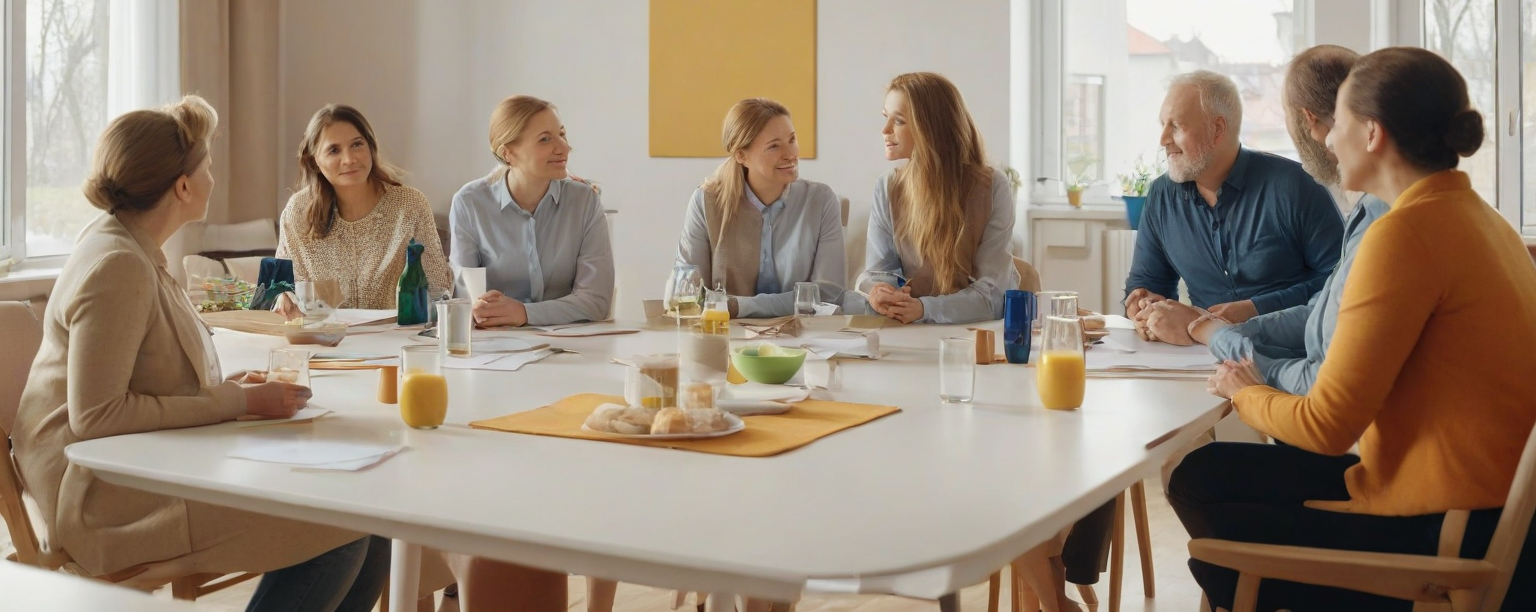
#> input picture assets/illustracje/01_hero_glowny.png, 1536 x 612 px
$ python remove_bg.py illustracje/01_hero_glowny.png illustracje/02_o_fundacji.png
#> lines starting #> are read from the running program, lines starting #| are printed output that depends on the picture
from PIL import Image
import sys

def remove_background(input_path, output_path):
#> called with input_path = 'illustracje/01_hero_glowny.png', output_path = 'illustracje/02_o_fundacji.png'
    img = Image.open(input_path)
#> img is the input picture: PIL image 1536x612 RGBA; mean R, G, B, A 153.8, 137.1, 120.4, 255
    img = img.convert("RGBA")
    datas = img.getdata()

    # Assume the top-left pixel is the background color
    bg_color = datas[0]
#> bg_color = (225, 225, 219, 255)

    # Define a tolerance for "close enough" colors (e.g., anti-aliasing)
    tolerance = 30

    new_data = []
    for item in datas:
        # Check if the pixel is close to the background color
        if all(abs(item[i] - bg_color[i]) < tolerance for i in range(3)):
            new_data.append((255, 255, 255, 0)) # Transparent
        else:
            new_data.append(item)
#> this loop made 940032 passes
#> item on passes 1 to 3: (225, 225, 219, 255), (221, 218, 214, 255), (222, 220, 215, 255)
#> after the loop, new_data = 940032 items

    img.putdata(new_data)
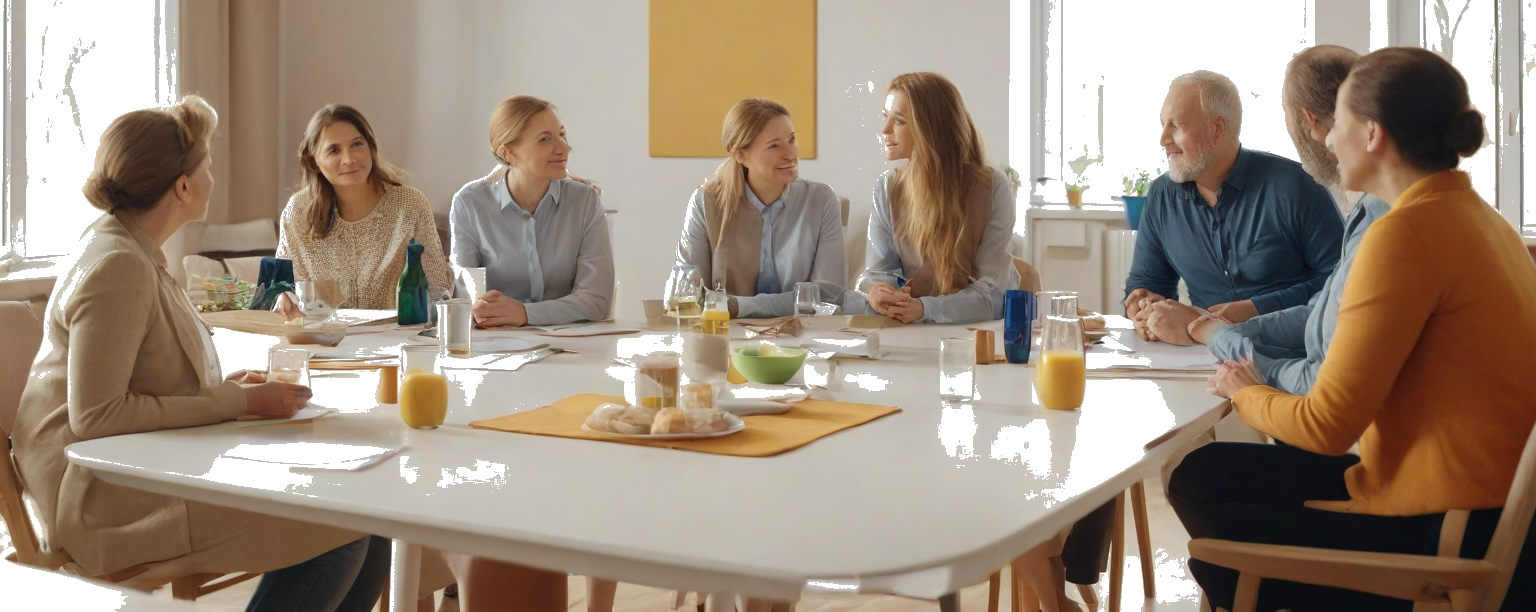
#> img: PIL image 1536x612 RGBA; mean R, G, B, A 158.5, 142, 125.9, 222.1; transparent parts drawn white
    img.save(output_path, "PNG")
    print(f"Saved to {output_path}")

if __name__ == "__main__":
    if len(sys.argv) < 3:
        print("Usage: python3 remove_bg.py input_path output_path")
    else:
        remove_background(sys.argv[1], sys.argv[2])

$ run again, on assets/illustracje/03_misja_wizja.png
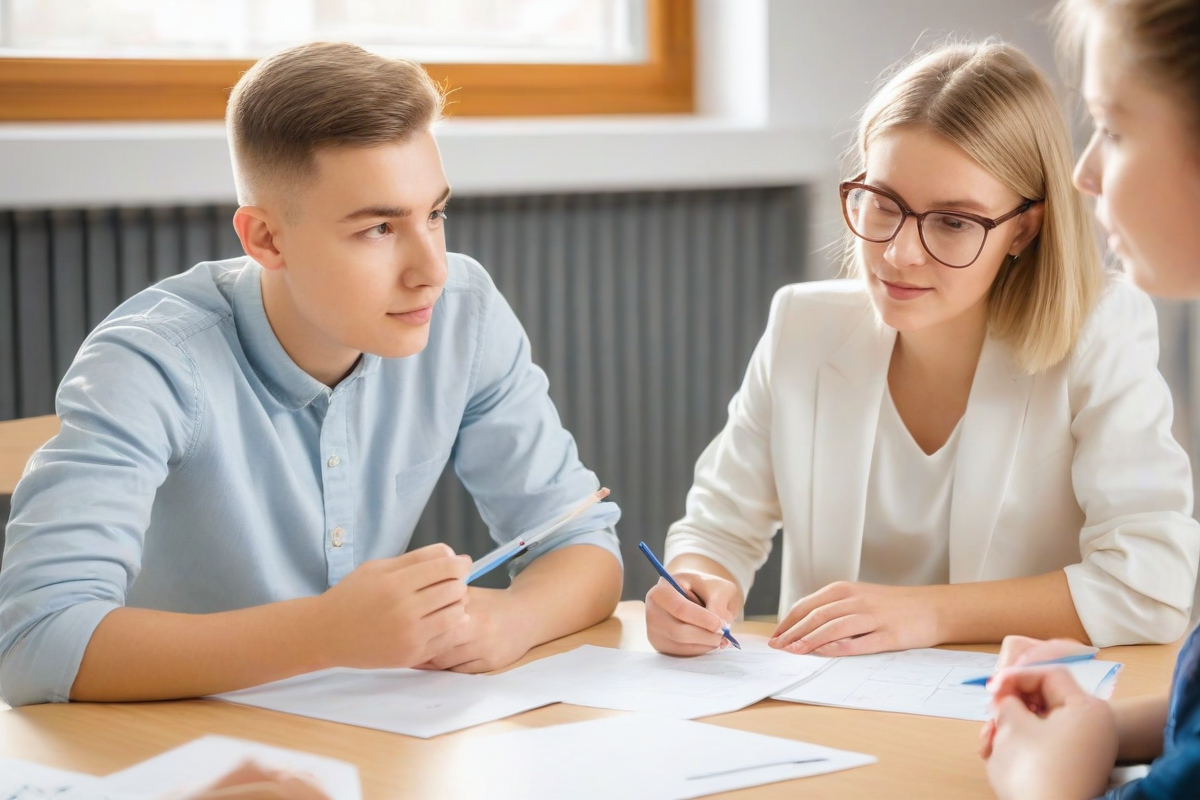
#> input picture assets/illustracje/03_misja_wizja.png, 1200 x 800 px
#> in remove_background, img is the input picture: PIL image 1200x800 RGB; mean R, G, B 182.9, 167.4, 155.6
#> bg_color = (215, 218, 218, 255)
#> the loop in remove_background, `for item in datas:` made 960000 passes
#> item on passes 1 to 3: (215, 218, 218, 255), (209, 211, 211, 255), (206, 208, 208, 255)
#> after the loop in remove_background, `for item in datas:`: new_data = 960000 items
#> in remove_background, `img.putdata(new_data)`:
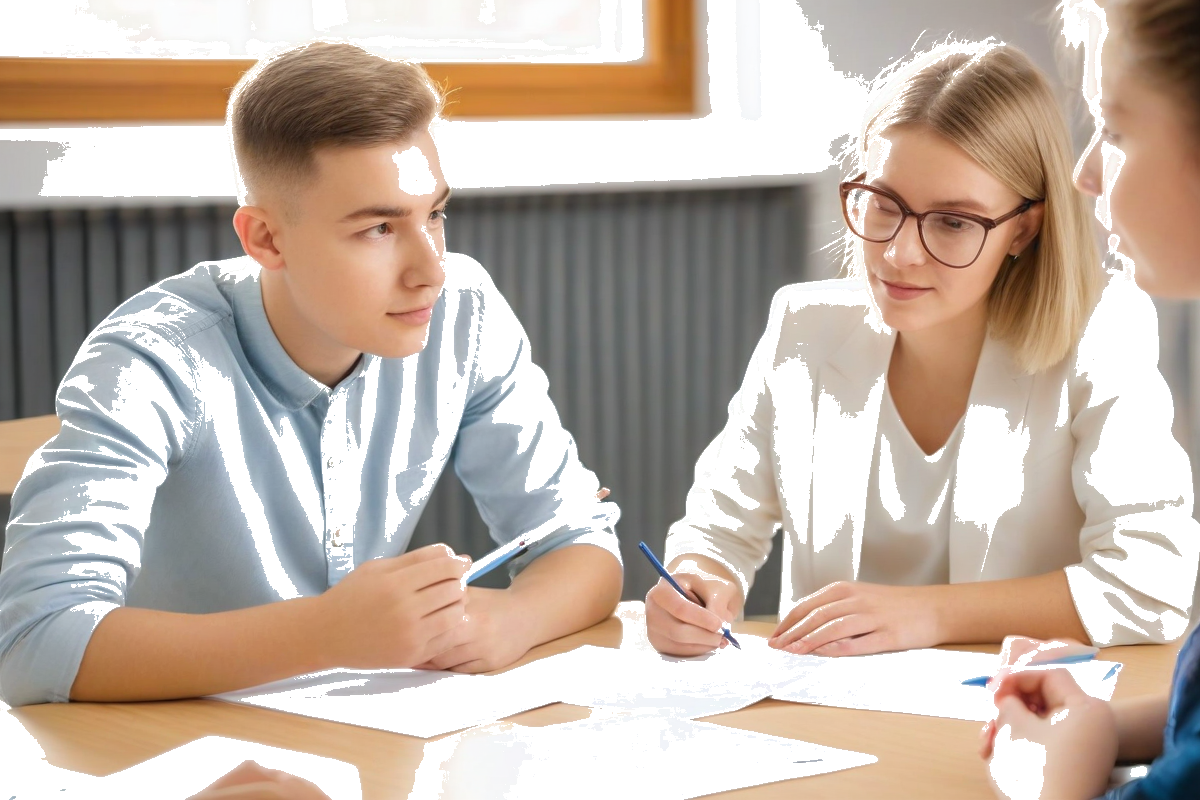
#> img: PIL image 1200x800 RGBA; mean R, G, B, A 193.4, 177.9, 166.2, 183.5; transparent parts drawn white

$ run again, on assets/illustracje/04_obszar_wsparcie.png
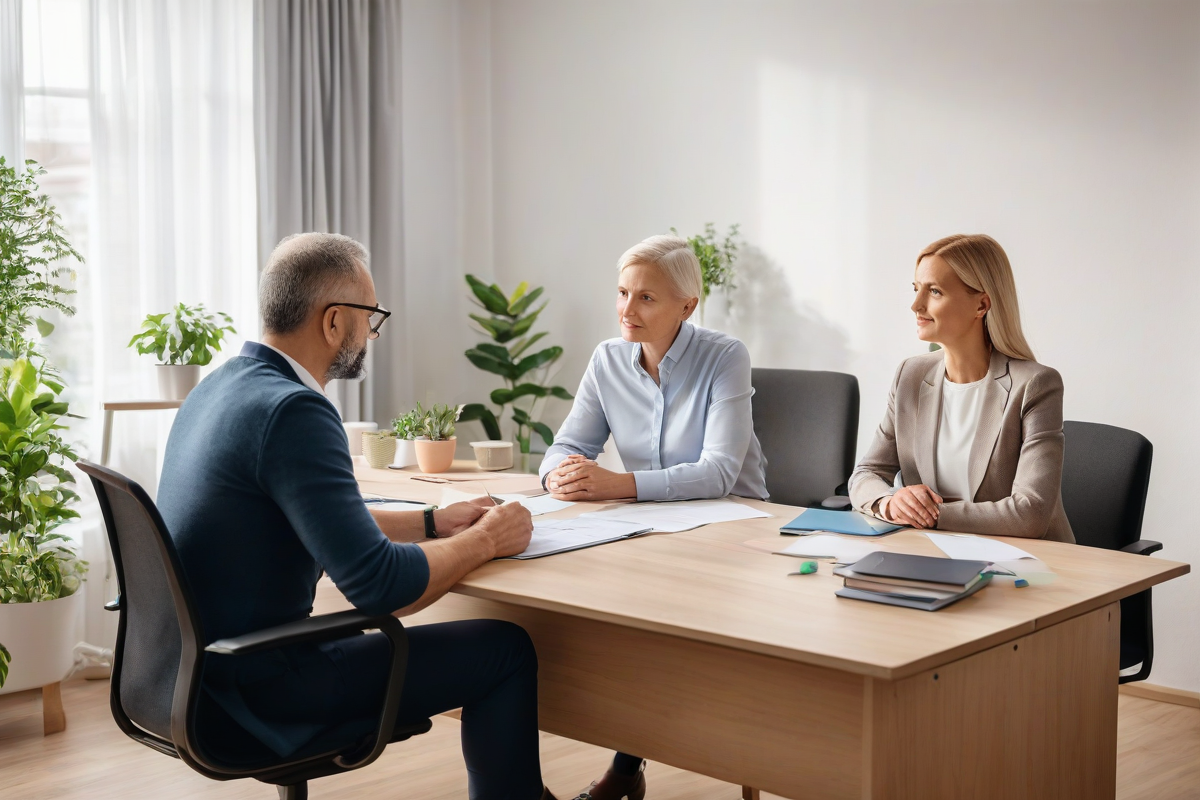
#> input picture assets/illustracje/04_obszar_wsparcie.png, 1200 x 800 px
#> in remove_background, img is the input picture: PIL image 1200x800 RGB; mean R, G, B 158.5, 149.1, 140.3
#> bg_color = (223, 227, 225, 255)
#> the loop in remove_background, `for item in datas:` made 960000 passes
#> item on passes 1 to 3: (223, 227, 225, 255), (215, 217, 217, 255), (216, 218, 219, 255)
#> after the loop in remove_background, `for item in datas:`: new_data = 960000 items
#> in remove_background, `img.putdata(new_data)`:
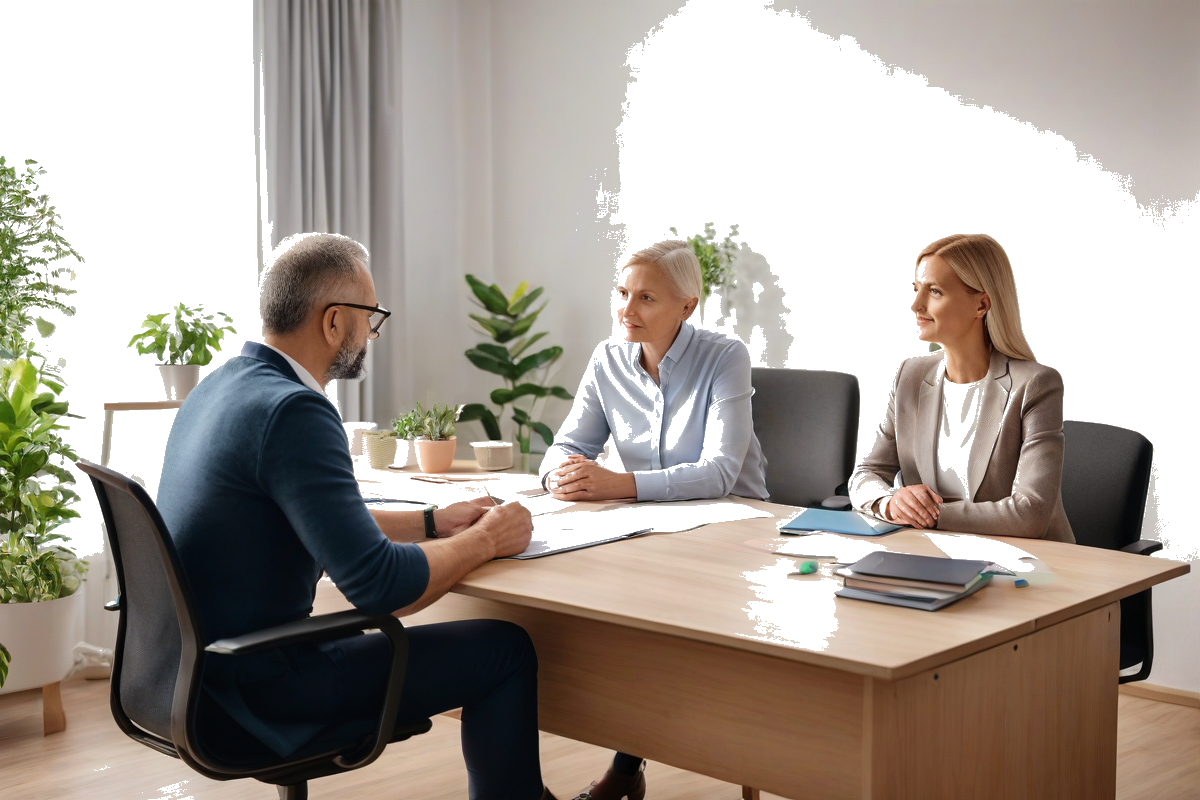
#> img: PIL image 1200x800 RGBA; mean R, G, B, A 167.1, 158.3, 150.2, 180.1; transparent parts drawn white

$ run again, on assets/illustracje/05_obszar_edukacja.png
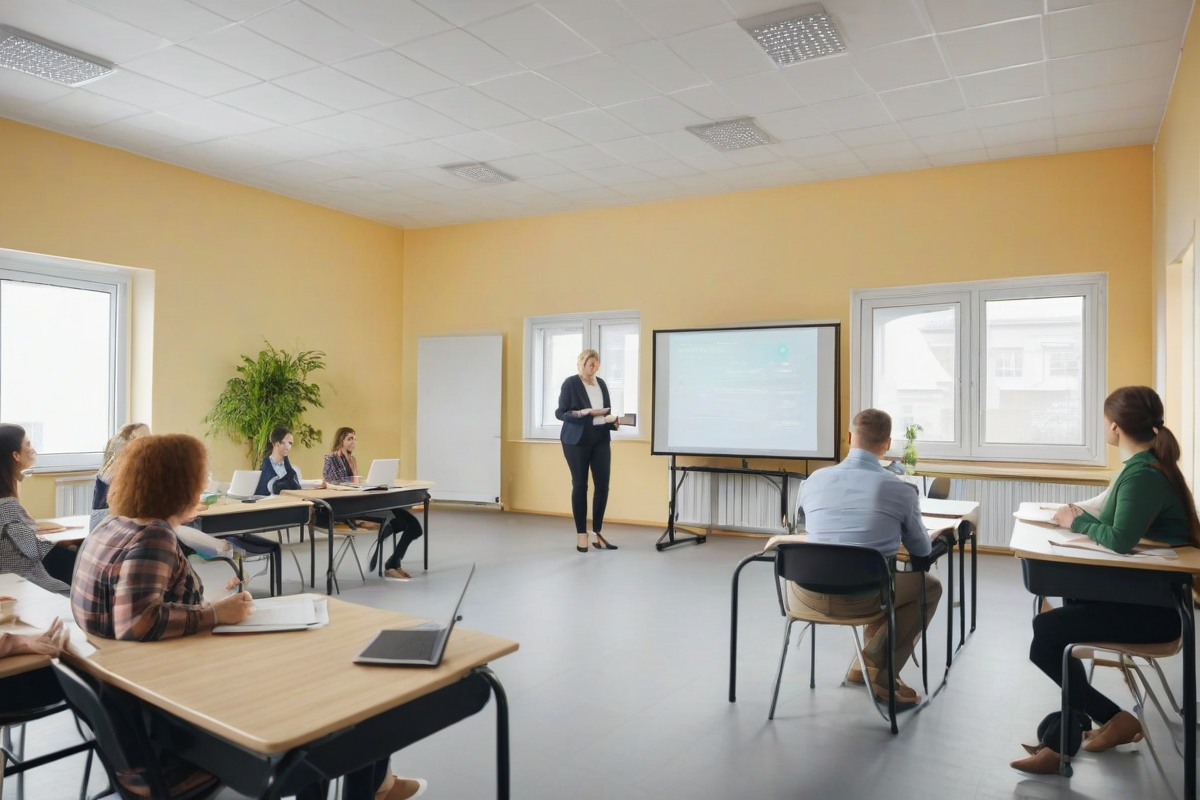
#> input picture assets/illustracje/05_obszar_edukacja.png, 1200 x 800 px
#> in remove_background, img is the input picture: PIL image 1200x800 RGB; mean R, G, B 165.7, 157.8, 143.7
#> bg_color = (174, 170, 167, 255)
#> the loop in remove_background, `for item in datas:` made 960000 passes
#> item on passes 1 to 3: (174, 170, 167, 255), (175, 171, 168, 255), (176, 172, 169, 255)
#> after the loop in remove_background, `for item in datas:`: new_data = 960000 items
#> in remove_background, `img.putdata(new_data)`:
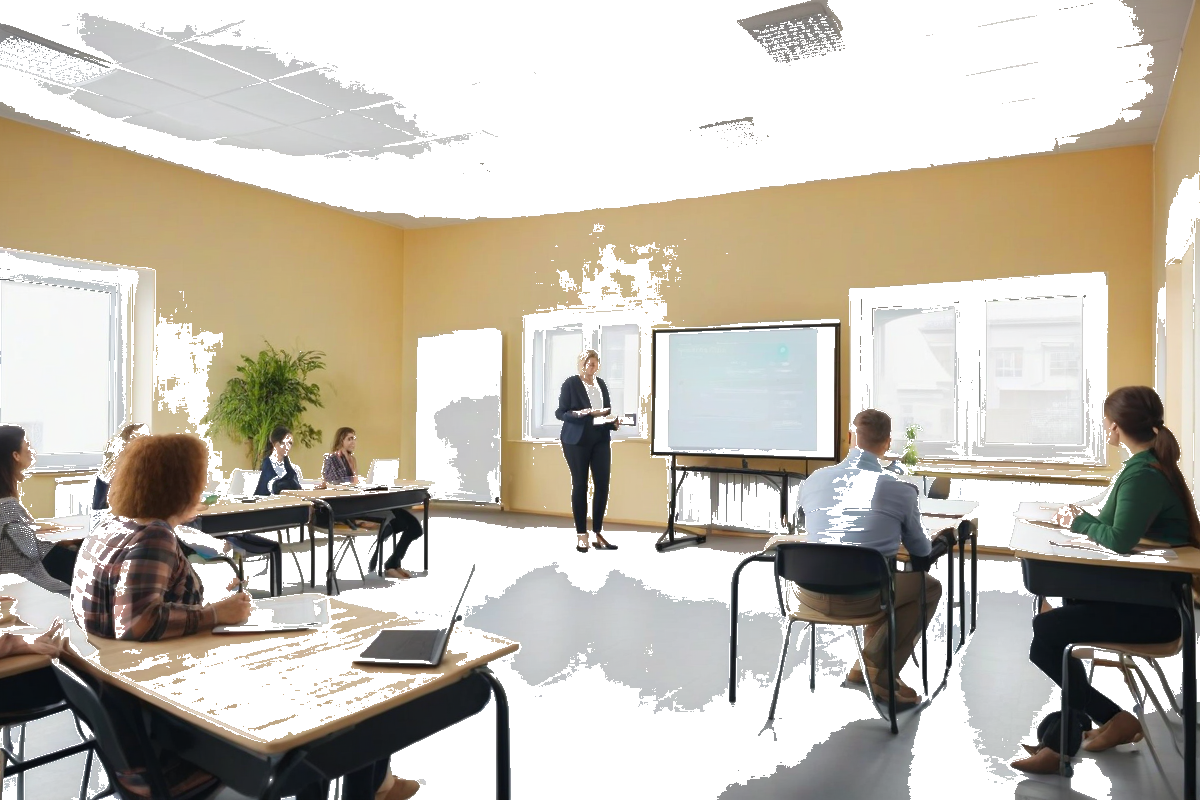
#> img: PIL image 1200x800 RGBA; mean R, G, B, A 193.7, 187.1, 175.3, 159.9; transparent parts drawn white
